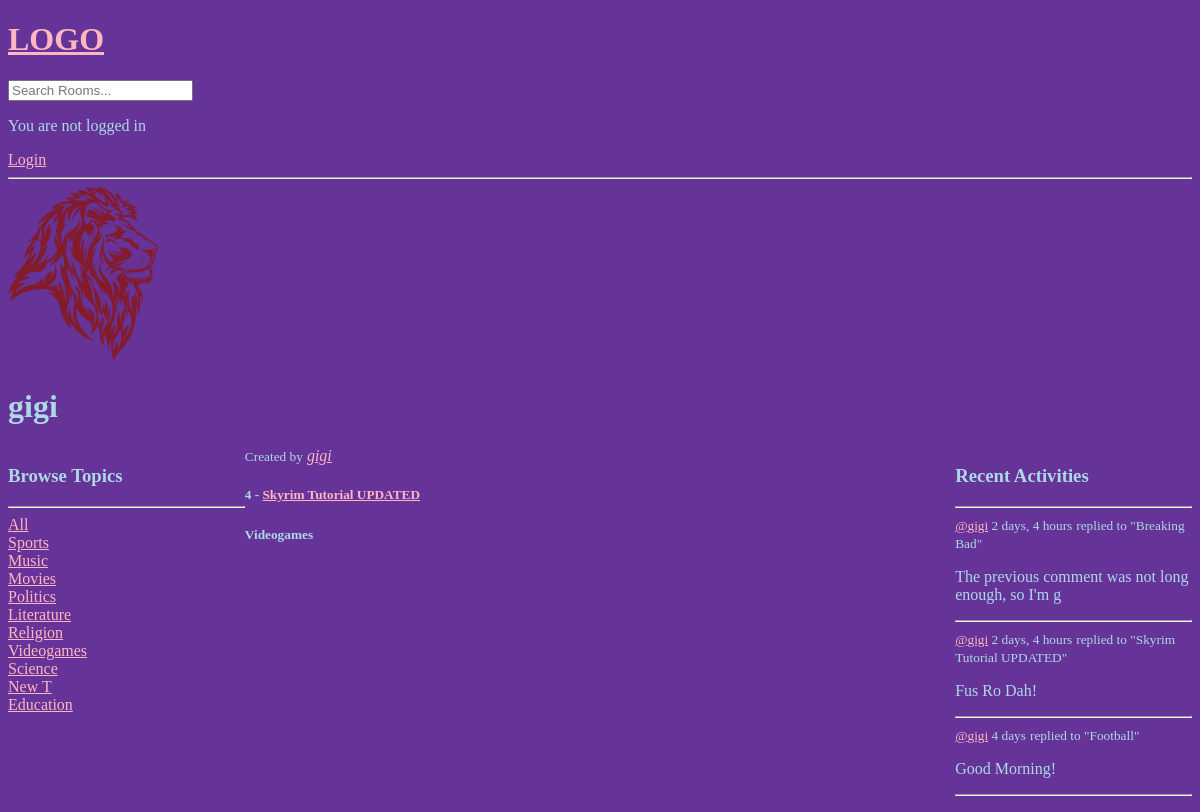
/profile/2/, run on an earlier commit of the app's database.
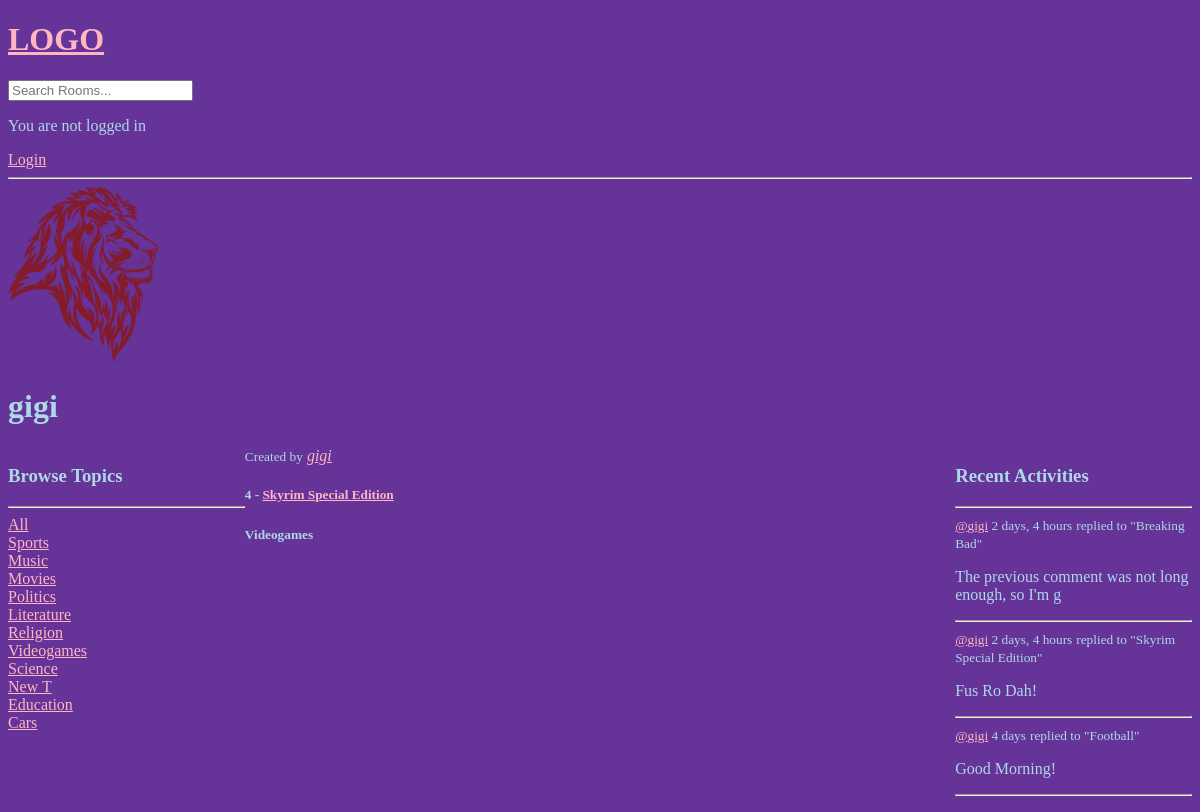
And on a later commit of the database.
### base/models.py (models this page shows, shortened)
class Topic(models.Model):
    name = models.CharField(max_length=200)

class Room(models.Model):
    host = models.ForeignKey(User, on_delete=models.SET_NULL, null=True)
    topic = models.ForeignKey(Topic, on_delete=models.SET_NULL, null=True)
    name = models.CharField(max_length=200)
    description = models.TextField(null=True, blank=True)
    participants = models.ManyToManyField(User, related_name='participants', blank=True) # the users currently active in the room
    updated = models.DateTimeField(auto_now=True)
    created = models.DateTimeField(auto_now_add=True)
    class Meta:
        ordering = ['-updated', '-created'] # newest updated item should come first
    def __str__(self):
        return str(self.name)

class Message(models.Model):
    user = models.ForeignKey(User, on_delete=models.CASCADE) # on delete -> CASCADE = delete all children
    room = models.ForeignKey(Room, on_delete=models.CASCADE)
    body = models.TextField()
    updated = models.DateTimeField(auto_now=True)
    created = models.DateTimeField(auto_now_add=True)
    class Meta:
        ordering = ['-updated', '-created'] # newest updated item should come first
    def __str__(self):
        return self.body[0:50]

### base/views.py (the view)
# urls.py: path('profile/<str:pk>/', views.userProfile, name="user-profile"),
def userProfile(request, pk):
    user = User.objects.get(id=pk)
    rooms = user.room_set.all()
    room_messages = user.message_set.all()
    topics = Topic.objects.all()
    context = {'user': user, 'rooms': rooms, 'room_messages': room_messages, 'topics': topics}
    return render(request, 'base/profile.html', context)

### base/templates/base/profile.html (shortened to what this page needs)
{% extends 'main.html' %}
{% block content %}
<h1>
    {{user.username}}
</h1>
<div class="profile-container">
    <div>
        {% include 'base/topics_component.html' %}
    </div>
    <div>
        {% include 'base/feed_component.html' %}
    </div>
    <div>
        {% include 'base/activity_component.html' %}
    </div>
</div>
{% endblock content %}

### templates/main.html (shortened to what this page needs)
<!DOCTYPE html>
{% load static %}
<html lang="en">
<head>
    <link rel="stylesheet" type="text/css" media="screen" href="{% static 'styles/main.css' %}">
</head>
<body>
    {% include 'navbar.html' %}
    <img class="resize" src="{% static 'images/lion.png' %}" alt="">
    {% block content %}
    {% endblock %}
</body>
</html>

### templates/navbar.html
<a href="/">
    <h1>LOGO</h1>
</a>
<form method="GET" action="{% url 'home' %}">
    <input type="text" name="q" placeholder="Search Rooms..." />
</form>
{% if request.user.is_authenticated %}
    Hi, {{ user.username }}!
    <a href="{% url 'logout' %}">Logout</a>
    {% else %}
    <p>You are not logged in</p>
    <a href="{% url 'login' %}">Login</a>
    {% endif %}
<hr>

### base/templates/base/topics_component.html (shortened to what this page needs)
<h3>Browse Topics</h3>
        <hr>
        <div>
            <a href="{% url 'home' %}">All</a>
        </div>
        {% for topic in topics %}
            <div>
                <a href="{% url 'home' %}?q={{topic.name}}">{{topic.name}}</a>
            </div>
        {% endfor %}

### base/templates/base/feed_component.html (shortened to what this page needs)
<div>
    {% for room in rooms %}
        <div>
            <span>
                <small>Created by</small> <i><a href="{% url 'user-profile' room.host.id %}">{{room.host.username}}</a></i>
            </span>
            <h5>{{room.id}} - <a href="{% url 'room' room.id %}">{{room.name}}</a></h5>
            <small><b>{{room.topic.name}}</b></small>
        </div>
    {% endfor %}
</div>

### base/templates/base/activity_component.html (shortened to what this page needs)
<h3>Recent Activities</h3>
        <hr>
        {% for message in room_messages %}
            <div>
                <small><a href="{% url 'user-profile' message.user.id %}">@{{message.user}}</a> {{message.created|timesince}}</small>
                <small>replied to "{{message.room}}"</small>
                <p>{{message}}</p>
                <hr>
            </div>
        {% endfor %}

### static/styles/main.css (style rules this page uses)
body { background-color: rebeccapurple; color: lightblue; }
a:link { color: lightpink; }
.resize { width: 150px; height: auto; }

### base/templates/base/profile.html (style rules this page uses)
.profile-container { display: grid; grid-template-columns: 1fr 3fr 1fr; }

What changed in the data, as far as the page shows it:
added Topic: name "Cars"
changed Room "gigi": name "Skyrim Tutorial UPDATED" → "Skyrim Special Edition"
changed through a linked row, Message "Fus Ro Dah!": room "Skyrim Tutorial UPDATED" → "Skyrim Special Edition"
